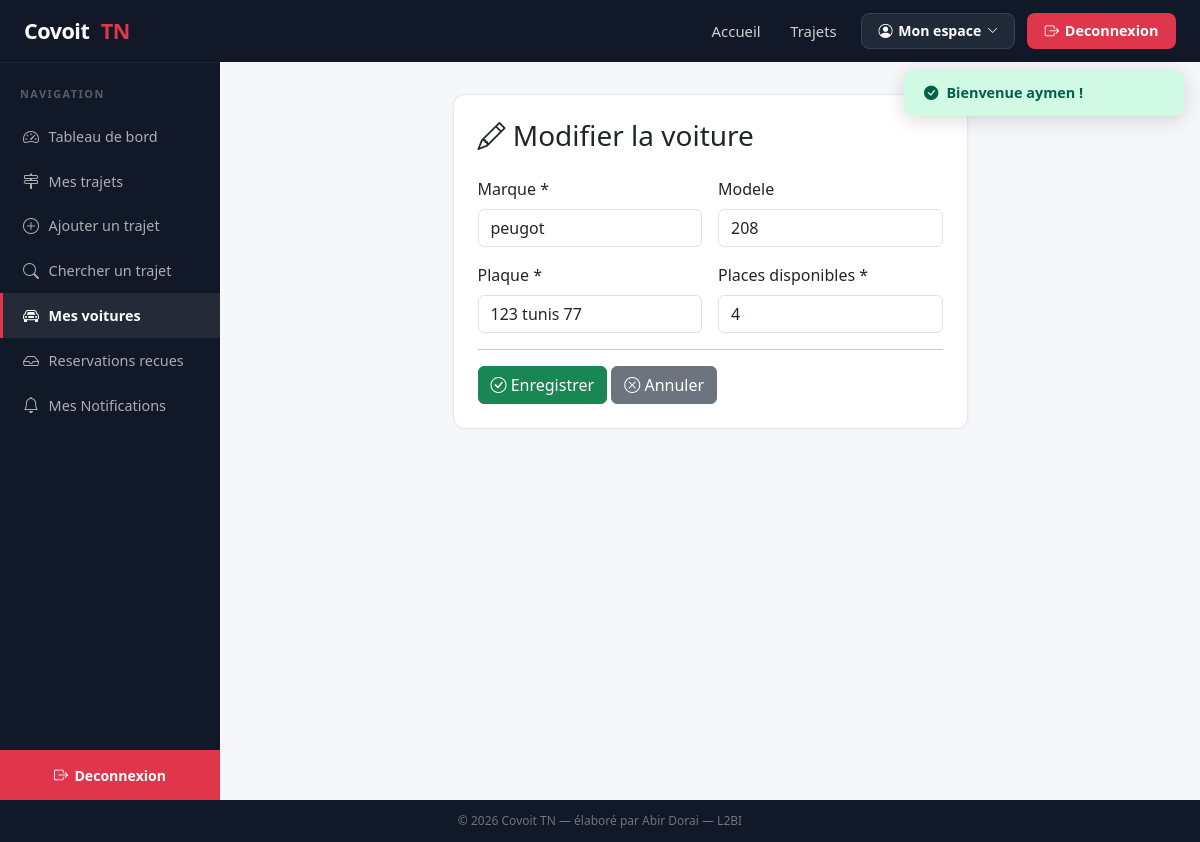
The app's page /index.php?controller=voiture&action=edit&id=3 (signed in) with its own data.
### tables this page shows
CREATE TABLE `voiture` (
  `idVoiture` int(11) NOT NULL,
  `idConducteur` int(11) NOT NULL,
  `marque` varchar(50) NOT NULL,
  `modele` varchar(50) DEFAULT NULL,
  `plaque` varchar(20) NOT NULL,
  `placesDisponibles` int(11) DEFAULT 4
);

### controllers/VoitureController.php (called while the page is built, shortened)
<?php
require_once __DIR__ . '/../models/Utilisateur.php';
class VoitureController extends Controller
{
    public function edit()
    {
        $id           = (int) ($_GET['id'] ?? 0);
        $voitureModel = new Voiture();
        $userModel    = new Utilisateur();
        $idConducteur = $userModel->getIdConducteur($_SESSION['user']['idUtilisateur']);
        $voiture = $voitureModel->findById($id);
        $erreur = '';
        $this->render('voiture/edit', ['voiture' => $voiture, 'erreur' => $erreur]);
    }
}

### core/Router.php (called while the page is built, shortened)
<?php
class Router
{
    public function dispatch()
    {
        $actionName     = isset($_GET['action'])     ? $_GET['action']     : 'index';
        $actionName     = preg_replace('/[^a-zA-Z0-9_]/', '', $actionName);
        $controller = new $className();
        $controller->$actionName();
    }
}

### index.php (called while the page is built, shortened)
<?php
require_once __DIR__ . '/core/Router.php';
$router = new Router();
$router->dispatch();

### config/database.php (called while the page is built, shortened)
<?php
class Database
{
    private static $host    = 'localhost';
    private static $dbname  = 'covoi_tn';
    private static $user    = 'root';
    private static $pass    = '';
    private static $charset = 'utf8mb4';
    private static $instance = null;
    public static function getInstance()
    {
        if (self::$instance === null) {
            $dsn = 'mysql:host=' . self::$host
                 . ';dbname=' . self::$dbname
                 . ';charset=' . self::$charset;
            $options = [
                PDO::ATTR_ERRMODE            => PDO::ERRMODE_EXCEPTION,
                PDO::ATTR_DEFAULT_FETCH_MODE => PDO::FETCH_ASSOC,
                PDO::ATTR_EMULATE_PREPARES   => false,
            ];
            try {
                self::$instance = new PDO($dsn, self::$user, self::$pass, $options);
            } catch (PDOException $e) {
                die('Erreur de connexion a la base de donnees : ' . $e->getMessage());
            }
        }
        return self::$instance;
    }
}

### core/Model.php (called while the page is built, shortened)
<?php
require_once __DIR__ . '/../config/database.php';
abstract class Model
{
    protected $db;
    protected $table;
    protected $primaryKey;
    public function __construct()
    {
        $this->db = Database::getInstance();
    }
    public function findById($id)
    {
        $sql = "SELECT * FROM {$this->table} WHERE {$this->primaryKey} = :id";
        $stmt = $this->db->prepare($sql);
        $stmt->execute([':id' => $id]);
        return $stmt->fetch();
    }
}

### models/Utilisateur.php (called while the page is built, shortened)
<?php
require_once __DIR__ . '/../core/Model.php';
class Utilisateur extends Model
{
    public function getIdConducteur($idUtilisateur)
    {
        $sql = "SELECT idConducteur FROM conducteur WHERE idUtilisateur = :id";
        $stmt = $this->db->prepare($sql);
        $stmt->execute([':id' => $idUtilisateur]);
        $row = $stmt->fetch();
        return $row ? (int) $row['idConducteur'] : null;
    }
}

### views/voiture/edit.php (the view, shortened to what this page needs)
<div class="row justify-content-center">
    <div class="col-md-7">
        <div class="card p-4">
            <h3 class="mb-4"><i class="bi bi-pencil"></i> Modifier la voiture</h3>
            <form method="post" action="<?= BASE_URL ?>?controller=voiture&action=edit&id=<?= $voiture['idVoiture'] ?>">
                <div class="row g-3">
                    <div class="col-md-6">
                        <label class="form-label">Marque *</label>
                        <input type="text" name="marque" class="form-control" required
                               value="<?= htmlspecialchars($voiture['marque']) ?>">
                    </div>
                    <div class="col-md-6">
                        <label class="form-label">Modele</label>
                        <input type="text" name="modele" class="form-control"
                               value="<?= htmlspecialchars($voiture['modele']) ?>">
                    </div>
                    <div class="col-md-6">
                        <label class="form-label">Plaque *</label>
                        <input type="text" name="plaque" class="form-control" required
                               value="<?= htmlspecialchars($voiture['plaque']) ?>">
                    </div>
                    <div class="col-md-6">
                        <label class="form-label">Places disponibles *</label>
                        <input type="number" name="places" class="form-control" min="1" max="10" required
                               value="<?= htmlspecialchars($voiture['placesDisponibles']) ?>">
                    </div>
                </div>
                <hr>
                <button type="submit" class="btn btn-success">
                    <i class="bi bi-check-circle"></i> Enregistrer
                </button>
                <a href="<?= BASE_URL ?>?controller=voiture&action=index" class="btn btn-secondary">
                    <i class="bi bi-x-circle"></i> Annuler
                </a>
            </form>
        </div>
    </div>
</div>

### public/css/style.css (style rules this page uses)
:root { --red: #e0364b; --red-dark: #c02a3a; --navy: #0f1523; --navy2: #1b2547; --dark: #111827; --sidebar-w: 220px; --white: #ffffff; --grey-bg: #f5f7fa; --grey-text: #6b7280; --border: #e5e7eb; --radius: 12px; }
*, *::before, *::after { box-sizing: border-box; }
body { font-family: 'Segoe UI', system-ui, -apple-system, sans-serif; background: var(--grey-bg); color: #1f2937; margin: 0; padding: 0; }
a { color: inherit; }
.card { background: var(--white); border-radius: var(--radius); border: 1px solid var(--border); box-shadow: 0 1px 4px rgba(0,0,0,.04); }

### records on screen
voiture: marque "peugot", modele "208", plaque "123 tunis 77", places "4"

### other values on screen
$_SESSION['flash_success'] "Bienvenue aymen !"
